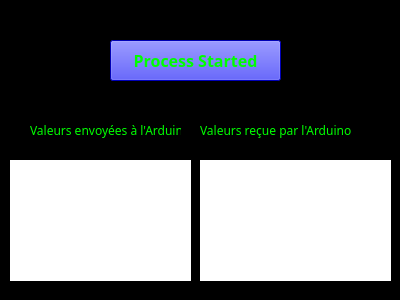
<?xml version="1.0" encoding="UTF-8"?>
<ui version="4.0">
 <class>Form</class>
 <widget class="QWidget" name="Form">
  <property name="geometry">
   <rect>
    <x>0</x>
    <y>0</y>
    <width>400</width>
    <height>300</height>
   </rect>
  </property>
  <property name="font">
   <font>
    <family>Airstrike</family>
   </font>
  </property>
  <property name="windowTitle">
   <string>Form</string>
  </property>
  <property name="styleSheet">
   <string notr="true">background-color: rgb(0, 0, 0);
color: rgb(0, 255, 0);</string>
  </property>
  <widget class="QLabel" name="label">
   <property name="geometry">
    <rect>
     <x>30</x>
     <y>120</y>
     <width>151</width>
     <height>21</height>
    </rect>
   </property>
   <property name="font">
    <font>
     <family>Airstrike</family>
    </font>
   </property>
   <property name="frameShape">
    <enum>QFrame::NoFrame</enum>
   </property>
   <property name="text">
    <string>Valeurs envoyées à l'Arduino</string>
   </property>
  </widget>
  <widget class="QPushButton" name="startButton">
   <property name="geometry">
    <rect>
     <x>110</x>
     <y>40</y>
     <width>171</width>
     <height>41</height>
    </rect>
   </property>
   <property name="font">
    <font>
     <family>Airstrike</family>
     <pointsize>12</pointsize>
     <weight>75</weight>
     <bold>true</bold>
    </font>
   </property>
   <property name="styleSheet">
    <string notr="true">background-color: rgb(0, 0, 255);</string>
   </property>
   <property name="text">
    <string>Process Started</string>
   </property>
  </widget>
  <widget class="QLabel" name="label_2">
   <property name="geometry">
    <rect>
     <x>200</x>
     <y>120</y>
     <width>181</width>
     <height>21</height>
    </rect>
   </property>
   <property name="font">
    <font>
     <family>Airstrike</family>
    </font>
   </property>
   <property name="text">
    <string>Valeurs reçue par l'Arduino</string>
   </property>
  </widget>
  <widget class="QLabel" name="sentValueLabel">
   <property name="geometry">
    <rect>
     <x>10</x>
     <y>160</y>
     <width>181</width>
     <height>121</height>
    </rect>
   </property>
   <property name="styleSheet">
    <string notr="true">border-right: solid 2px rgb(27, 34, 168);
background-color: rgb(255, 255, 255);
color: rgb(85, 0, 255);</string>
   </property>
   <property name="text">
    <string/>
   </property>
   <property name="wordWrap">
    <bool>false</bool>
   </property>
  </widget>
  <widget class="QLabel" name="receiveValueLabel">
   <property name="geometry">
    <rect>
     <x>200</x>
     <y>160</y>
     <width>191</width>
     <height>121</height>
    </rect>
   </property>
   <property name="styleSheet">
    <string notr="true">border-right: solid 2px rgb(27, 34, 168);
color: rgb(85, 0, 255);
background-color: rgb(255, 255, 255);</string>
   </property>
   <property name="text">
    <string/>
   </property>
   <property name="wordWrap">
    <bool>true</bool>
   </property>
  </widget>
 </widget>
 <resources/>
 <connections/>
</ui>
